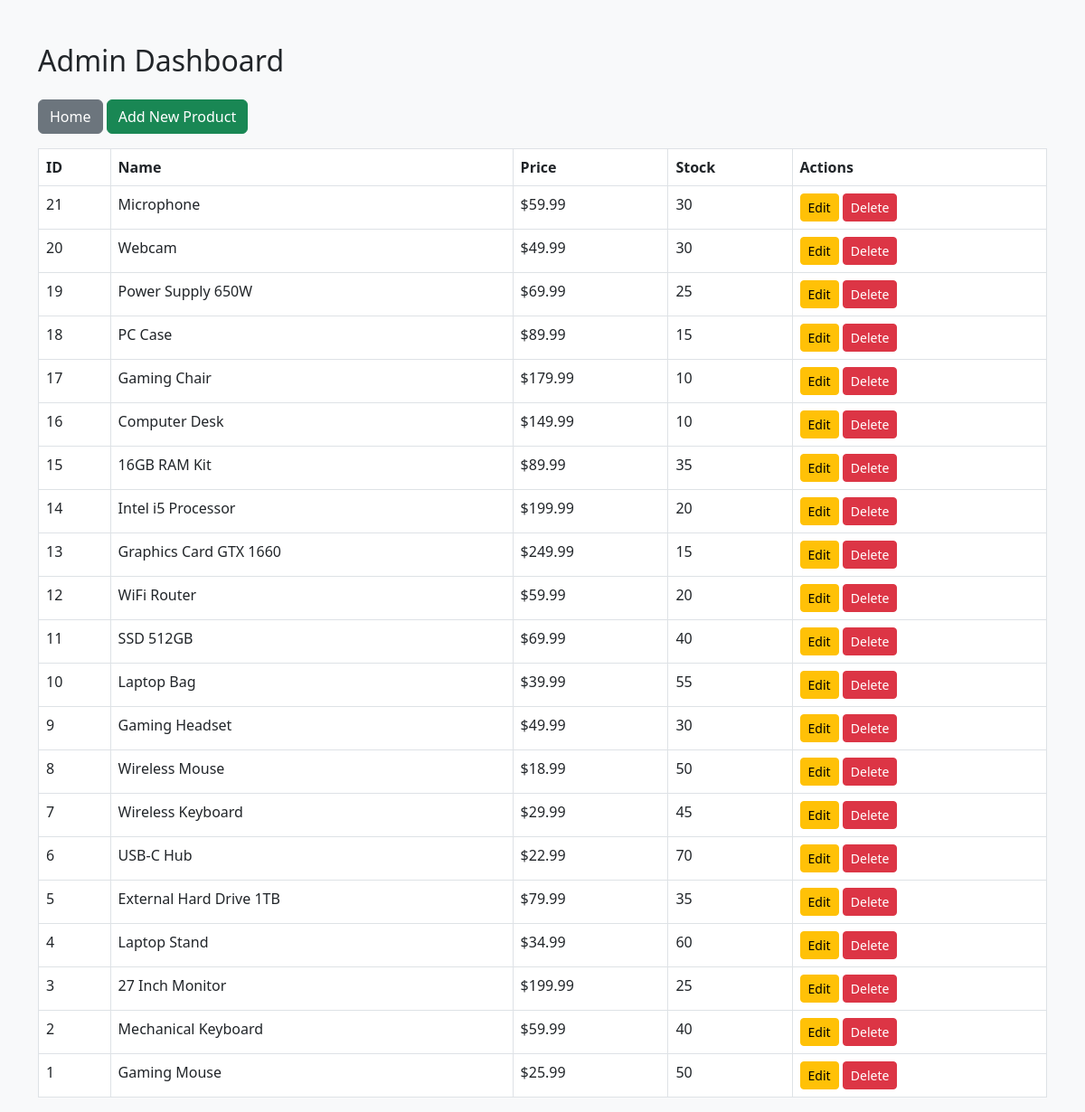
/online_computer_store/admin/dashboard.php (signed in), run on the app's committed database.
### tables this page shows
CREATE TABLE IF NOT EXISTS products (
    id INT AUTO_INCREMENT PRIMARY KEY,
    name VARCHAR(255) NOT NULL,
    description TEXT NOT NULL,
    price DECIMAL(10,2) NOT NULL,
    image_url VARCHAR(255) NOT NULL,
    category VARCHAR(255) DEFAULT 'Accessories',
    stock INT NOT NULL DEFAULT 0
);

### online_computer_store/admin/dashboard.php (the view, shortened to what this page needs)
<?php
require '../../config.php';
$stmt = $conn->prepare("SELECT * FROM products ORDER BY id DESC");
$stmt->execute();
$products = $stmt->fetchAll(PDO::FETCH_ASSOC);
?>
<!DOCTYPE html>
<html lang="en">
<head>
    <link href="https://cdn.jsdelivr.net/npm/bootstrap@5.3.0/dist/css/bootstrap.min.css" rel="stylesheet">
</head>
<body class="bg-light">
<div class="container mt-5">
    <h2 class="mb-4">Admin Dashboard</h2>
    <a href="../../index.php" class="btn btn-secondary mb-3">Home</a>
    <a href="add_product.php" class="btn btn-success mb-3">Add New Product</a>
    <table class="table table-bordered">
        <thead>
            <tr>
                <th>ID</th>
                <th>Name</th>
                <th>Price</th>
                <th>Stock</th>
                <th>Actions</th>
            </tr>
        </thead>
        <tbody>
            <?php foreach ($products as $product): ?>
                <tr>
                    <td><?php echo $product['id']; ?></td>
                    <td><?php echo htmlspecialchars($product['name']); ?></td>
                    <td>$<?php echo number_format($product['price'], 2); ?></td>
                    <td><?php echo $product['stock']; ?></td>
                    <td>
                        <a href="edit_product.php?id=<?php echo $product['id']; ?>" class="btn btn-sm btn-warning">Edit</a>
                        <a href="delete_product.php?id=<?php echo $product['id']; ?>" class="btn btn-sm btn-danger" onclick="return confirm('Are you sure?');">Delete</a>
                    </td>
                </tr>
            <?php endforeach; ?>
        </tbody>
    </table>
</div>
</body>
</html>

### data on the page
products: id "21", name "Microphone", price "59.99", stock "30"
products: id "20", name "Webcam", price "49.99", stock "30"
products: id "19", name "Power Supply 650W", price "69.99", stock "25"
products: id "18", name "PC Case", price "89.99", stock "15"
products: id "17", name "Gaming Chair", price "179.99", stock "10"
products: id "16", name "Computer Desk", price "149.99", stock "10"
products: id "15", name "16GB RAM Kit", price "89.99", stock "35"
products: id "14", name "Intel i5 Processor", price "199.99", stock "20"
products: id "13", name "Graphics Card GTX 1660", price "249.99", stock "15"
products: id "12", name "WiFi Router", price "59.99", stock "20"
products: id "11", name "SSD 512GB", price "69.99", stock "40"
products: id "10", name "Laptop Bag", price "39.99", stock "55"
products: id "9", name "Gaming Headset", price "49.99", stock "30"
products: id "8", name "Wireless Mouse", price "18.99", stock "50"
products: id "7", name "Wireless Keyboard", price "29.99", stock "45"
products: id "6", name "USB-C Hub", price "22.99", stock "70"
products: id "5", name "External Hard Drive 1TB", price "79.99", stock "35"
products: id "4", name "Laptop Stand", price "34.99", stock "60"
products: id "3", name "27 Inch Monitor", price "199.99", stock "25"
products: id "2", name "Mechanical Keyboard", price "59.99", stock "40"
products: id "1", name "Gaming Mouse", price "25.99", stock "50"
